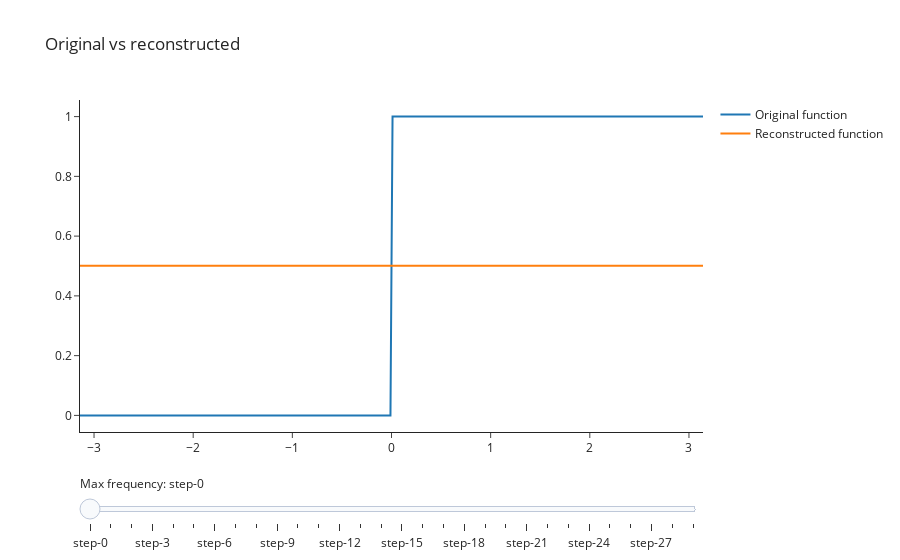

The notebook cell saved with this chart:
### Code cell


### Figure 1 — Plotly figure (JSON) as saved in the notebook; plotly's stock layout.template omitted (floating-point values rounded to 4 significant figures; data arrays with more than 128 entries replaced by an {"elided": "..."} marker saying what was removed)
{"data": [{"mode": "lines", "name": "Original function", "type": "scatter", "x": {"elided": "300 float values"}, "y": {"elided": "300 int values"}}, {"mode": "lines", "name": "Reconstructed function", "type": "scatter", "visible": true, "x": {"elided": "300 float values"}, "y": {"elided": "300 float values"}}, {"mode": "lines", "name": "Reconstructed function", "type": "scatter", "visible": false, "x": {"elided": "300 float values"}, "y": {"elided": "300 float values"}}, {"mode": "lines", "name": "Reconstructed function", "type": "scatter", "visible": false, "x": {"elided": "300 float values"}, "y": {"elided": "300 float values"}}, {"mode": "lines", "name": "Reconstructed function", "type": "scatter", "visible": false, "x": {"elided": "300 float values"}, "y": {"elided": "300 float values"}}, {"mode": "lines", "name": "Reconstructed function", "type": "scatter", "visible": false, "x": {"elided": "300 float values"}, "y": {"elided": "300 float values"}}, {"mode": "lines", "name": "Reconstructed function", "type": "scatter", "visible": false, "x": {"elided": "300 float values"}, "y": {"elided": "300 float values"}}, {"mode": "lines", "name": "Reconstructed function", "type": "scatter", "visible": false, "x": {"elided": "300 float values"}, "y": {"elided": "300 float values"}}, {"mode": "lines", "name": "Reconstructed function", "type": "scatter", "visible": false, "x": {"elided": "300 float values"}, "y": {"elided": "300 float values"}}, {"mode": "lines", "name": "Reconstructed function", "type": "scatter", "visible": false, "x": {"elided": "300 float values"}, "y": {"elided": "300 float values"}}, {"mode": "lines", "name": "Reconstructed function", "type": "scatter", "visible": false, "x": {"elided": "300 float values"}, "y": {"elided": "300 float values"}}, {"mode": "lines", "name": "Reconstructed function", "type": "scatter", "visible": false, "x": {"elided": "300 float values"}, "y": {"elided": "300 float values"}}, {"mode": "lines", "name": "Reconstructed function", "type": "scatter", "visible": false, "x": {"elided": "300 float values"}, "y": {"elided": "300 float values"}}, {"mode": "lines", "name": "Reconstructed function", "type": "scatter", "visible": false, "x": {"elided": "300 float values"}, "y": {"elided": "300 float values"}}, {"mode": "lines", "name": "Reconstructed function", "type": "scatter", "visible": false, "x": {"elided": "300 float values"}, "y": {"elided": "300 float values"}}, {"mode": "lines", "name": "Reconstructed function", "type": "scatter", "visible": false, "x": {"elided": "300 float values"}, "y": {"elided": "300 float values"}}, {"mode": "lines", "name": "Reconstructed function", "type": "scatter", "visible": false, "x": {"elided": "300 float values"}, "y": {"elided": "300 float values"}}, {"mode": "lines", "name": "Reconstructed function", "type": "scatter", "visible": false, "x": {"elided": "300 float values"}, "y": {"elided": "300 float values"}}, {"mode": "lines", "name": "Reconstructed function", "type": "scatter", "visible": false, "x": {"elided": "300 float values"}, "y": {"elided": "300 float values"}}, {"mode": "lines", "name": "Reconstructed function", "type": "scatter", "visible": false, "x": {"elided": "300 float values"}, "y": {"elided": "300 float values"}}, {"mode": "lines", "name": "Reconstructed function", "type": "scatter", "visible": false, "x": {"elided": "300 float values"}, "y": {"elided": "300 float values"}}, {"mode": "lines", "name": "Reconstructed function", "type": "scatter", "visible": false, "x": {"elided": "300 float values"}, "y": {"elided": "300 float values"}}, {"mode": "lines", "name": "Reconstructed function", "type": "scatter", "visible": false, "x": {"elided": "300 float values"}, "y": {"elided": "300 float values"}}, {"mode": "lines", "name": "Reconstructed function", "type": "scatter", "visible": false, "x": {"elided": "300 float values"}, "y": {"elided": "300 float values"}}, {"mode": "lines", "name": "Reconstructed function", "type": "scatter", "visible": false, "x": {"elided": "300 float values"}, "y": {"elided": "300 float values"}}, {"mode": "lines", "name": "Reconstructed function", "type": "scatter", "visible": false, "x": {"elided": "300 float values"}, "y": {"elided": "300 float values"}}, {"mode": "lines", "name": "Reconstructed function", "type": "scatter", "visible": false, "x": {"elided": "300 float values"}, "y": {"elided": "300 float values"}}, {"mode": "lines", "name": "Reconstructed function", "type": "scatter", "visible": false, "x": {"elided": "300 float values"}, "y": {"elided": "300 float values"}}, {"mode": "lines", "name": "Reconstructed function", "type": "scatter", "visible": false, "x": {"elided": "300 float values"}, "y": {"elided": "300 float values"}}, {"mode": "lines", "name": "Reconstructed function", "type": "scatter", "visible": false, "x": {"elided": "300 float values"}, "y": {"elided": "300 float values"}}, {"mode": "lines", "name": "Reconstructed function", "type": "scatter", "visible": false, "x": {"elided": "300 float values"}, "y": {"elided": "300 float values"}}], "layout": {"margin": {"t": 100}, "sliders": [{"active": 0, "currentvalue": {"prefix": "Max frequency: "}, "pad": {"t": 40}, "steps": [{"args": [{"visible": [true, false, false, false, false, false, false, false, false, false, false, false, false, false, false, false, false, false, false, false, false, false, false, false, false, false, false, false, false, false, false]}], "method": "update"}, {"args": [{"visible": [true, true, false, false, false, false, false, false, false, false, false, false, false, false, false, false, false, false, false, false, false, false, false, false, false, false, false, false, false, false, false]}], "method": "update"}, {"args": [{"visible": [true, false, true, false, false, false, false, false, false, false, false, false, false, false, false, false, false, false, false, false, false, false, false, false, false, false, false, false, false, false, false]}], "method": "update"}, {"args": [{"visible": [true, false, false, true, false, false, false, false, false, false, false, false, false, false, false, false, false, false, false, false, false, false, false, false, false, false, false, false, false, false, false]}], "method": "update"}, {"args": [{"visible": [true, false, false, false, true, false, false, false, false, false, false, false, false, false, false, false, false, false, false, false, false, false, false, false, false, false, false, false, false, false, false]}], "method": "update"}, {"args": [{"visible": [true, false, false, false, false, true, false, false, false, false, false, false, false, false, false, false, false, false, false, false, false, false, false, false, false, false, false, false, false, false, false]}], "method": "update"}, {"args": [{"visible": [true, false, false, false, false, false, true, false, false, false, false, false, false, false, false, false, false, false, false, false, false, false, false, false, false, false, false, false, false, false, false]}], "method": "update"}, {"args": [{"visible": [true, false, false, false, false, false, false, true, false, false, false, false, false, false, false, false, false, false, false, false, false, false, false, false, false, false, false, false, false, false, false]}], "method": "update"}, {"args": [{"visible": [true, false, false, false, false, false, false, false, true, false, false, false, false, false, false, false, false, false, false, false, false, false, false, false, false, false, false, false, false, false, false]}], "method": "update"}, {"args": [{"visible": [true, false, false, false, false, false, false, false, false, true, false, false, false, false, false, false, false, false, false, false, false, false, false, false, false, false, false, false, false, false, false]}], "method": "update"}, {"args": [{"visible": [true, false, false, false, false, false, false, false, false, false, true, false, false, false, false, false, false, false, false, false, false, false, false, false, false, false, false, false, false, false, false]}], "method": "update"}, {"args": [{"visible": [true, false, false, false, false, false, false, false, false, false, false, true, false, false, false, false, false, false, false, false, false, false, false, false, false, false, false, false, false, false, false]}], "method": "update"}, {"args": [{"visible": [true, false, false, false, false, false, false, false, false, false, false, false, true, false, false, false, false, false, false, false, false, false, false, false, false, false, false, false, false, false, false]}], "method": "update"}, {"args": [{"visible": [true, false, false, false, false, false, false, false, false, false, false, false, false, true, false, false, false, false, false, false, false, false, false, false, false, false, false, false, false, false, false]}], "method": "update"}, {"args": [{"visible": [true, false, false, false, false, false, false, false, false, false, false, false, false, false, true, false, false, false, false, false, false, false, false, false, false, false, false, false, false, false, false]}], "method": "update"}, {"args": [{"visible": [true, false, false, false, false, false, false, false, false, false, false, false, false, false, false, true, false, false, false, false, false, false, false, false, false, false, false, false, false, false, false]}], "method": "update"}, {"args": [{"visible": [true, false, false, false, false, false, false, false, false, false, false, false, false, false, false, false, true, false, false, false, false, false, false, false, false, false, false, false, false, false, false]}], "method": "update"}, {"args": [{"visible": [true, false, false, false, false, false, false, false, false, false, false, false, false, false, false, false, false, true, false, false, false, false, false, false, false, false, false, false, false, false, false]}], "method": "update"}, {"args": [{"visible": [true, false, false, false, false, false, false, false, false, false, false, false, false, false, false, false, false, false, true, false, false, false, false, false, false, false, false, false, false, false, false]}], "method": "update"}, {"args": [{"visible": [true, false, false, false, false, false, false, false, false, false, false, false, false, false, false, false, false, false, false, true, false, false, false, false, false, false, false, false, false, false, false]}], "method": "update"}, {"args": [{"visible": [true, false, false, false, false, false, false, false, false, false, false, false, false, false, false, false, false, false, false, false, true, false, false, false, false, false, false, false, false, false, false]}], "method": "update"}, {"args": [{"visible": [true, false, false, false, false, false, false, false, false, false, false, false, false, false, false, false, false, false, false, false, false, true, false, false, false, false, false, false, false, false, false]}], "method": "update"}, {"args": [{"visible": [true, false, false, false, false, false, false, false, false, false, false, false, false, false, false, false, false, false, false, false, false, false, true, false, false, false, false, false, false, false, false]}], "method": "update"}, {"args": [{"visible": [true, false, false, false, false, false, false, false, false, false, false, false, false, false, false, false, false, false, false, false, false, false, false, true, false, false, false, false, false, false, false]}], "method": "update"}, {"args": [{"visible": [true, false, false, false, false, false, false, false, false, false, false, false, false, false, false, false, false, false, false, false, false, false, false, false, true, false, false, false, false, false, false]}], "method": "update"}, {"args": [{"visible": [true, false, false, false, false, false, false, false, false, false, false, false, false, false, false, false, false, false, false, false, false, false, false, false, false, true, false, false, false, false, false]}], "method": "update"}, {"args": [{"visible": [true, false, false, false, false, false, false, false, false, false, false, false, false, false, false, false, false, false, false, false, false, false, false, false, false, false, true, false, false, false, false]}], "method": "update"}, {"args": [{"visible": [true, false, false, false, false, false, false, false, false, false, false, false, false, false, false, false, false, false, false, false, false, false, false, false, false, false, false, true, false, false, false]}], "method": "update"}, {"args": [{"visible": [true, false, false, false, false, false, false, false, false, false, false, false, false, false, false, false, false, false, false, false, false, false, false, false, false, false, false, false, true, false, false]}], "method": "update"}, {"args": [{"visible": [true, false, false, false, false, false, false, false, false, false, false, false, false, false, false, false, false, false, false, false, false, false, false, false, false, false, false, false, false, true, false]}], "method": "update"}]}], "title": {"text": "Original vs reconstructed"}}}
